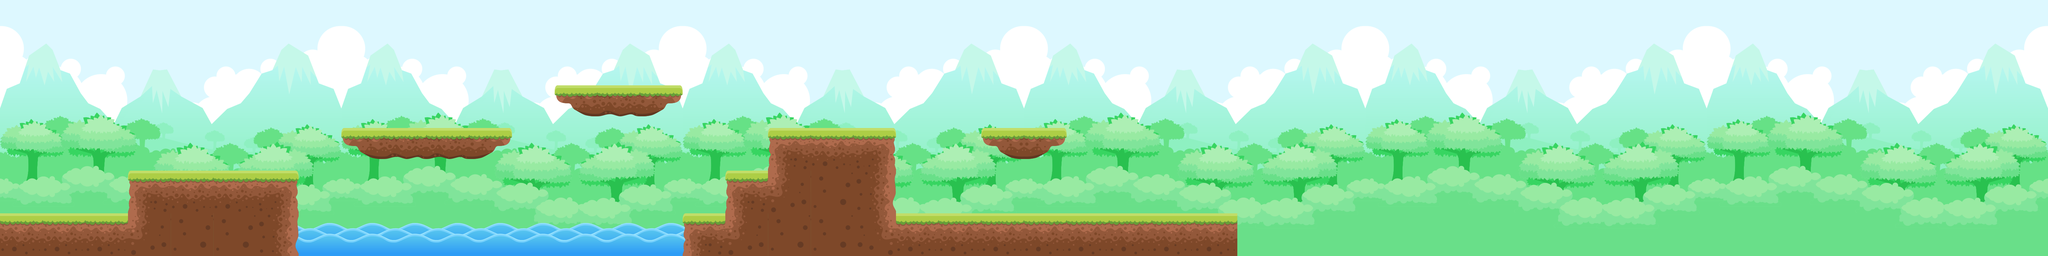

This game map was drawn from its Tiled (.tmx) file and the tilesets committed beside it. A one-line description and the full map source follow:
An orthogonal 48x6 tile map with 128x128 px tiles, 3 tile layers (Background, Water, Level), 2 tilesets.

<map version="1.2" tiledversion="1.2.4" orientation="orthogonal" renderorder="right-down" width="48" height="6" tilewidth="128" tileheight="128" infinite="0" nextlayerid="14" nextobjectid="12">
 <tileset firstgid="1" source="../tiles.tsx" />
 <tileset firstgid="21" source="../bg.tsx" />
 <layer id="5" name="Background" width="48" height="6">
  <data encoding="csv">
0,0,0,0,0,0,0,0,0,0,0,0,0,0,0,0,0,0,0,0,0,0,0,0,0,0,0,0,0,0,0,0,0,0,0,0,0,0,0,0,0,0,0,0,0,0,0,0,
0,0,0,0,0,0,0,0,0,0,0,0,0,0,0,0,0,0,0,0,0,0,0,0,0,0,0,0,0,0,0,0,0,0,0,0,0,0,0,0,0,0,0,0,0,0,0,0,
0,0,0,0,0,0,0,0,0,0,0,0,0,0,0,0,0,0,0,0,0,0,0,0,0,0,0,0,0,0,0,0,0,0,0,0,0,0,0,0,0,0,0,0,0,0,0,0,
0,0,0,0,0,0,0,0,0,0,0,0,0,0,0,0,0,0,0,0,0,0,0,0,0,0,0,0,0,0,0,0,0,0,0,0,0,0,0,0,0,0,0,0,0,0,0,0,
0,0,0,0,0,0,0,0,0,0,0,0,0,0,0,0,0,0,0,0,0,0,0,0,0,0,0,0,0,0,0,0,0,0,0,0,0,0,0,0,0,0,0,0,0,0,0,0,
21,0,0,0,0,0,0,0,21,0,0,0,0,0,0,0,21,0,0,0,0,0,0,0,21,0,0,0,0,0,0,0,21,0,0,0,0,0,0,0,21,0,0,0,0,0,0,0
</data>
 </layer>
 <layer id="7" name="Water" width="48" height="6">
  <data encoding="csv">
0,0,0,0,0,0,0,0,0,0,0,0,0,0,0,0,0,0,0,0,0,0,0,0,0,0,0,0,0,0,0,0,0,0,0,0,0,0,0,0,0,0,0,0,0,0,0,0,
0,0,0,0,0,0,0,0,0,0,0,0,0,0,0,0,0,0,0,0,0,0,0,0,0,0,0,0,0,0,0,0,0,0,0,0,0,0,0,0,0,0,0,0,0,0,0,0,
0,0,0,0,0,0,0,0,0,0,0,0,0,0,0,0,0,0,0,0,0,0,0,0,0,0,0,0,0,0,0,0,0,0,0,0,0,0,0,0,0,0,0,0,0,0,0,0,
0,0,0,0,0,0,0,0,0,0,0,0,0,0,0,0,0,0,0,0,0,0,0,0,0,0,0,0,0,0,0,0,0,0,0,0,0,0,0,0,0,0,0,0,0,0,0,0,
0,0,0,0,0,0,0,0,0,0,0,0,0,0,0,0,0,0,0,0,0,0,0,0,0,0,0,0,0,0,0,0,0,0,0,0,0,0,0,0,0,0,0,0,0,0,0,0,
0,0,0,0,0,0,11,11,11,11,11,11,11,11,11,11,11,0,0,0,0,0,0,0,0,0,0,0,0,0,0,0,0,0,0,0,0,0,0,0,0,0,0,0,0,0,0,0
</data>
 </layer>
 <layer id="6" name="Level" width="48" height="6">
  <data encoding="csv">
0,0,0,0,0,0,0,0,0,0,0,0,0,0,0,0,0,0,0,0,0,0,0,0,0,0,0,0,0,0,0,0,0,0,0,0,0,0,0,0,0,0,0,0,0,0,0,0,
0,0,0,0,0,0,0,0,0,0,0,0,0,0,0,0,0,0,0,0,0,0,0,0,0,0,0,0,0,0,0,0,0,0,0,0,0,0,0,0,0,0,0,0,0,0,0,0,
0,0,0,0,0,0,0,0,0,0,0,0,0,6,7,8,0,0,0,0,0,0,0,0,0,0,0,0,0,0,0,0,0,0,0,0,0,0,0,0,0,0,0,0,0,0,0,0,
0,0,0,0,0,0,0,0,6,7,7,8,0,0,0,0,0,0,1,13,14,0,0,6,8,0,0,0,0,0,0,0,0,0,0,0,0,0,0,0,0,0,0,0,0,0,0,0,
0,0,0,1,13,13,14,0,0,0,0,0,0,0,0,0,0,1,5,17,18,0,0,0,0,0,0,0,0,0,0,0,0,0,0,0,0,0,0,0,0,0,0,0,0,0,0,0,
13,13,13,5,17,17,18,0,0,0,0,0,0,0,0,0,1,5,17,17,2,13,13,13,13,13,13,13,13,0,0,0,0,0,0,0,0,0,0,0,0,0,0,0,0,0,0,0
</data>
 </layer>
</map>